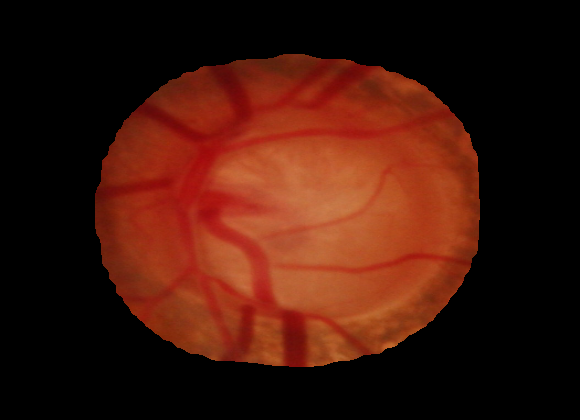
#> input picture data/imagens/10.png, 580 x 420 px, given in place of P_20160802_145622_BF.jpg, which was not available
$ python segmentation_skimage.py
#> lines starting #> are read from the running program, lines starting #| are printed output that depends on the picture; after the words box and inside, x2 and y2 are one past the last pixel; in counts of white or black regions, pixels touching at a corner belong together; pictures that were not available may be replaced by others from this repository, and a replacement may not be noted
### example_plot.py

import matplotlib.pyplot as plt
import matplotlib.image as mpimg
import matplotlib.mlab as mlab
import itertools
import numpy as np
plt.rcParams['legend.fontsize'] = 18
# plt.rcParams['figure.figsize'] = (13,13)
plt.rcParams.update({'font.size': 24})

import os

import cv2

def configurar_imagem_para_matploit(img):
    # b,g,r = cv2.split(img)       # get b,g,r
    # img = cv2.merge([r,g,b])     # switch it to rgb
    a = len(img.shape)
    if a == 3:
        return cv2.cvtColor(img, cv2.COLOR_BGR2RGB)
    elif a == 2:
        return img
    else:
        print('forma não conhecida, saindo.')
        os.system("pause")

    return img

def ver_uma_imagem(t1, img1):

    img1 = configurar_imagem_para_matploit(img1)

    figura, eixo = plt.subplots()

    eixo.set_title(t1)
    eixo.imshow(img1, cmap='gray')

    plt.show()

# [223 lines left out: functions ver_duas_imagens, ver_tres_imagens, ver_quatro_imagens, save_img, histograma, amostra_01 and 2 more, not called in this run]


# https://www.pyimagesearch.com/2014/11/03/display-matplotlib-rgb-image/

#barchart()

### segmentation_skimage.py

import numpy as np
import cv2
import example_plot as plot
import os

path_relative = os.getcwd()

from skimage.feature import canny
from scipy import ndimage as ndi


# [70 lines left out: function segmentacao_spectral, not called in this run]


#le a imagem
#retina = cv2.imread(path_relative+'/data/imagens/retina/400/rgb/1.png',0)
retina = cv2.imread('/media/nig/Arquivos/Imagens/G Drive/P_20160802_145622_BF.jpg',0)
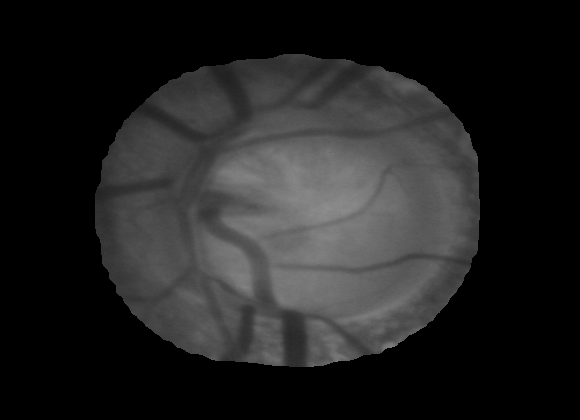
#> retina: shape (420, 580); min 0, max 143, mean 33.4

histo = np.histogram(retina, bins=np.arange(0, 256))

# ver histograma da imagem
# plot.histograma(retina, histo)

edges = canny(retina/255.)
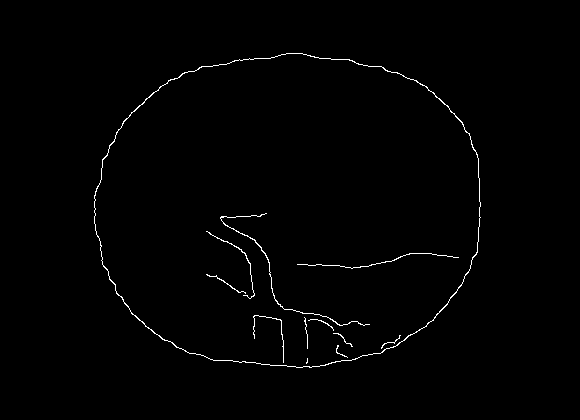
#> edges: shape (420, 580) bool; 0.88% white in thin lines or dots, all inside (x1, y1, x2, y2) = (94, 53, 481, 368)
fill_coins = ndi.binary_fill_holes(edges)
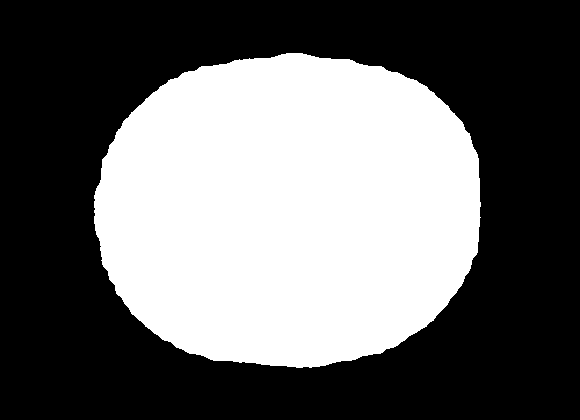
#> fill_coins: shape (420, 580) bool; 40.5% white; 1 white region, box (x1, y1, x2, y2) and area: (94, 53, 481, 368) 98646

plot.ver_uma_imagem('edges', edges)

$ run again, on data/imagens/11.png
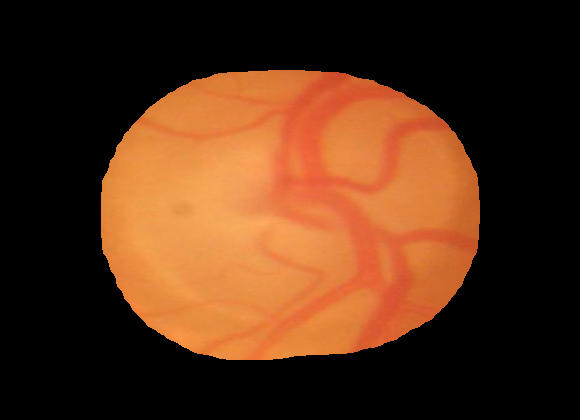
#> input picture data/imagens/11.png, 580 x 420 px, given in place of P_20160802_145622_BF.jpg, which was not available
#> `edges = canny(retina/255.)`:
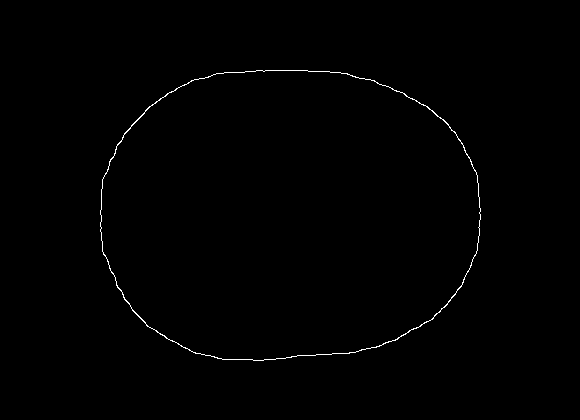
#> edges: shape (420, 580) bool; 0.49% white in thin lines or dots, all inside (x1, y1, x2, y2) = (100, 70, 481, 361)
#> `fill_coins = ndi.binary_fill_holes(edges)`:
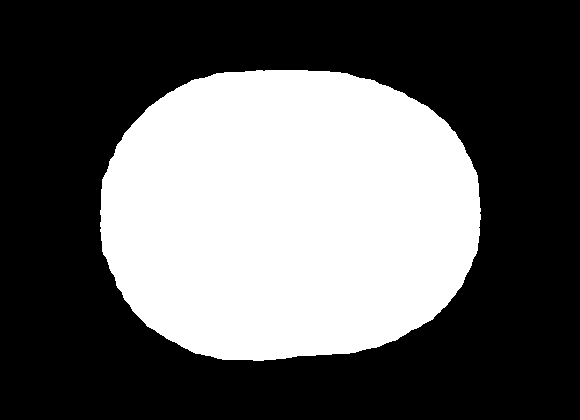
#> fill_coins: shape (420, 580) bool; 37.4% white; 1 white region, box (x1, y1, x2, y2) and area: (100, 70, 481, 361) 91068

$ run again, on data/imagens/12.png
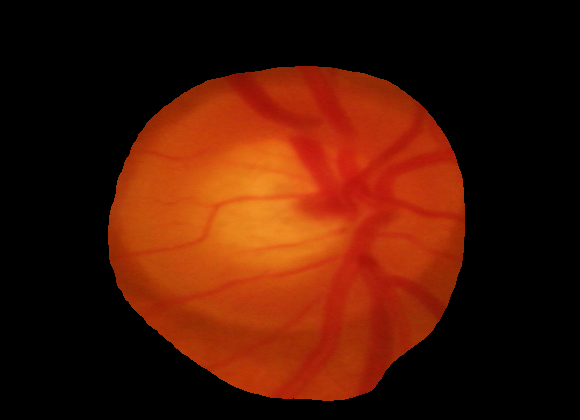
#> input picture data/imagens/12.png, 580 x 420 px, given in place of P_20160802_145622_BF.jpg, which was not available
#> `edges = canny(retina/255.)`:
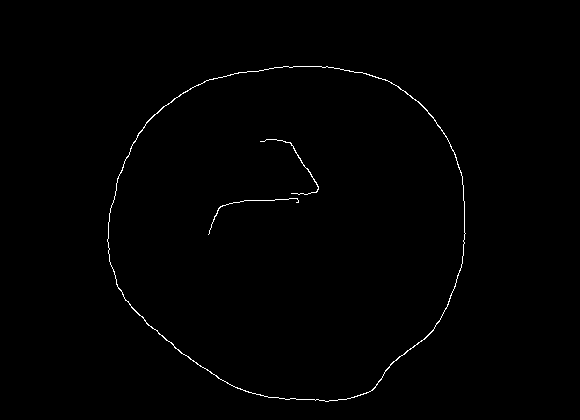
#> edges: shape (420, 580) bool; 0.6% white in thin lines or dots, all inside (x1, y1, x2, y2) = (107, 66, 466, 402)
#> `fill_coins = ndi.binary_fill_holes(edges)`:
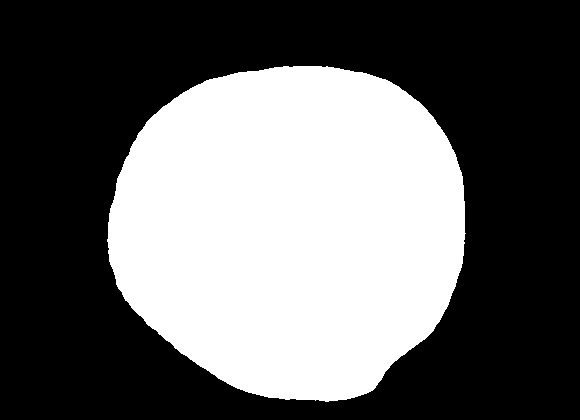
#> fill_coins: shape (420, 580) bool; 39% white; 1 white region, box (x1, y1, x2, y2) and area: (107, 66, 466, 402) 95094
